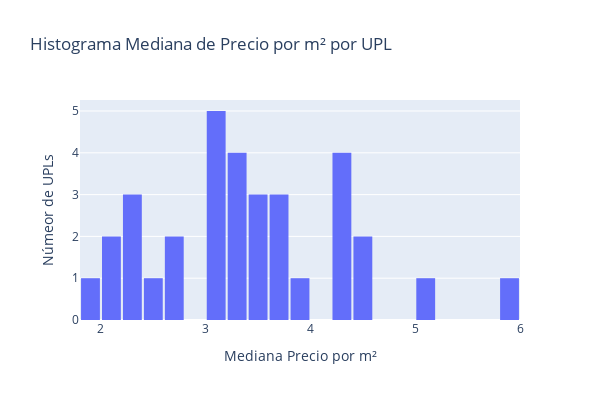

Notebook source saved alongside this figure:
### Code cell
# Create the figure with the histogram
fig = go.Figure(data=[go.Histogram(x=df_precio_upl['median_precio_m2'], nbinsx=20)])

# Update layout for better appearance and change figure size
fig.update_layout(
    title='Histograma Mediana de Precio por m² por UPL',
    xaxis_title='Mediana Precio por m²',
    yaxis_title='Númeor de UPLs',
    bargap=0.1,
    width=600,
    height=400,
)

# Show the plot
fig.show()

### Figure 1 — Plotly figure (JSON) as saved in the notebook; plotly's stock layout.template omitted (floating-point values rounded to 4 significant figures)
{"data": [{"nbinsx": 20, "type": "histogram", "x": [4.347, 5.909, 5, 4.583, 3.055, 4.487, 4.312, 4.226, 3.714, 3.333, 3.83, 2.633, 4.267, 1.99, 3.246, 3.451, 3.182, 3.293, 3.429, 3.731, 3.338, 3.486, 3.039, 3.667, 2.583, 2.778, 3.121, 2.131, 3.033, 2.112, 2.34, 2.222, 2.282]}], "layout": {"bargap": 0.1, "height": 400, "title": {"text": "Histograma Mediana de Precio por m² por UPL"}, "width": 600, "xaxis": {"title": {"text": "Mediana Precio por m²"}}, "yaxis": {"title": {"text": "Númeor de UPLs"}}}}
